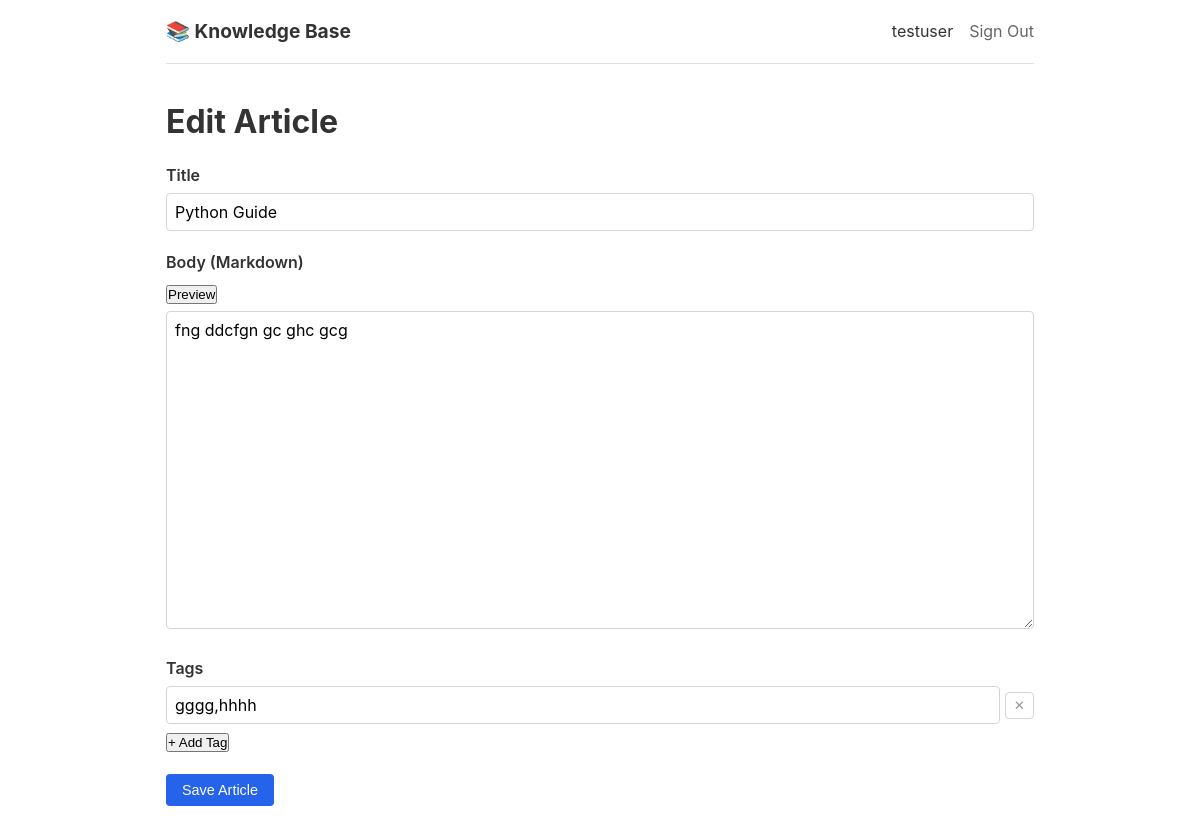
The page /articles/21/edit (signed in) on the database its author committed.
### app/models/user.py (models this page shows)
class User(Base):
    __tablename__ = "users"
    id: Mapped[int] = mapped_column(primary_key=True, autoincrement=True)
    name: Mapped[str] = mapped_column(String(100), unique=True, nullable=False)
    created_at: Mapped[datetime] = mapped_column(
        default=lambda: datetime.now(timezone.utc)
    )
    articles = relationship("Article", back_populates="author")
    edits = relationship("EditLog", back_populates="editor")

### app/models/article.py (models this page shows)
class Article(Base):
    __tablename__ = "articles"
    id: Mapped[int] = mapped_column(primary_key=True, autoincrement=True)
    title: Mapped[str] = mapped_column(String(200), nullable=False)
    body: Mapped[str] = mapped_column(Text, nullable=False)
    author_id: Mapped[int] = mapped_column(ForeignKey("users.id"), nullable=False)
    is_stale: Mapped[bool] = mapped_column(default=False)
    created_at: Mapped[datetime] = mapped_column(
        default=lambda: datetime.now(timezone.utc)
    )
    updated_at: Mapped[datetime] = mapped_column(
        default=lambda: datetime.now(timezone.utc),
        onupdate=lambda: datetime.now(timezone.utc),
    )
    author = relationship("User", back_populates="articles")
    tags = relationship("Tag", secondary=article_tag, lazy="selectin")
    edit_logs = relationship(
        "EditLog", back_populates="article", order_by="EditLog.edited_at.desc()"
    )

### app/models/tag.py (models this page shows)
class Tag(Base):
    __tablename__ = "tags"
    id: Mapped[int] = mapped_column(primary_key=True, autoincrement=True)
    name: Mapped[str] = mapped_column(String(50), unique=True, nullable=False)

### app/routes/articles.py (the view)
@router.get("/articles/{article_id}/edit", name="article_edit")
def get_edit_form(
    request: Request,
    article_id: int,
    user=Depends(require_auth),
    db: Session = Depends(get_db),
):
    article = get_article(db, article_id)
    if article is None:
        return HTMLResponse("Article not found", status_code=404)
    tag_values = [t.name for t in article.tags] or [""]
    return templates.TemplateResponse(
        request,
        "articles/form.html",
        context={
            "user": user,
            "article": article,
            "errors": {},
            "title_value": article.title,
            "body_value": article.body,
            "tag_values": tag_values,
        },
    )

### app/templates/articles/form.html (shortened to what this page needs)
{% extends "base.html" %}
{% block content %}
<h1>{% if article %}Edit Article{% else %}New Article{% endif %}</h1>
<form
    method="post"
    action="{% if article %}/articles/{{ article.id }}/edit{% else %}/articles{% endif %}"
    data-testid="article-form"
>
    <div class="form-group">
        <label for="title">Title</label>
        <input
            type="text"
            id="title"
            name="title"
            maxlength="200"
            value="{{ title_value | default('', true) }}"
            required
            data-testid="article-title-input"
        >
    </div>
    <div class="form-group">
        <label for="body">Body (Markdown)</label>
        <div class="editor-controls">
            <button
                type="button"
                id="preview-btn"
                onclick="togglePreview()"
                data-testid="preview-toggle-button"
            >Preview</button>
        </div>
        <textarea
            id="body"
            name="body"
            rows="15"
            maxlength="50000"
            required
            data-testid="article-body-input"
        >{{ body_value | default('', true) }}</textarea>
    </div>
    <div class="form-group">
        <label>Tags</label>
        <div id="tag-fields" data-testid="tag-fields">
            {% for tag_val in tag_values %}
                <div class="tag-field">
                    <input
                        type="text"
                        name="tags"
                        maxlength="50"
                        value="{{ tag_val }}"
                        placeholder="Tag name"
                        data-testid="tag-input"
                    >
                    <button type="button" onclick="this.parentElement.remove()" class="remove-tag" data-testid="remove-tag-button">✕</button>
                </div>
            {% endfor %}
        </div>
        <button
            type="button"
            hx-get="/articles/tag-field"
            hx-target="#tag-fields"
            hx-swap="beforeend"
            data-testid="add-tag-button"
        >+ Add Tag</button>
    </div>
    <button type="submit" class="btn" data-testid="save-article-button">Save Article</button>
</form>
{% endblock %}

### app/templates/base.html (shortened to what this page needs)
<!DOCTYPE html>
<html lang="en">
<head>
    <link rel="stylesheet" href="/static/style.css">
</head>
<body>
    <nav data-testid="main-nav">
        <div class="nav-brand">
            <a href="/" data-testid="nav-home-link">📚 Knowledge Base</a>
        </div>
        <div class="nav-links">
            {% if request.session.get("user_id") %}
                <span data-testid="nav-user-name">{{ request.session.get("user_name", "") }}</span>
                <a href="/signout" data-testid="nav-signout-link">Sign Out</a>
            {% else %}
                <a href="/signin" data-testid="nav-signin-link">Sign In</a>
            {% endif %}
        </div>
    </nav>
    <main>
        {% block content %}{% endblock %}
    </main>
</body>
</html>

### app/static/style.css (style rules this page uses)
* { margin: 0; padding: 0; box-sizing: border-box; }
body { font-family: -apple-system, BlinkMacSystemFont, "Segoe UI", Roboto, sans-serif; line-height: 1.6; color: #333; max-width: 900px; margin: 0 auto; padding: 0 1rem; }
nav { display: flex; justify-content: space-between; align-items: center; padding: 1rem 0; border-bottom: 1px solid #e0e0e0; margin-bottom: 2rem; }
.nav-brand a { font-size: 1.2rem; font-weight: bold; text-decoration: none; color: #333; }
.nav-links { display: flex; gap: 1rem; align-items: center; }
.nav-links a { color: #666; text-decoration: none; }
main { padding-bottom: 3rem; }
h1 { margin-bottom: 1rem; }
.btn { display: inline-block; padding: 0.5rem 1rem; background: #2563eb; color: #fff; text-decoration: none; border-radius: 4px; border: none; cursor: pointer; font-size: 0.9rem; }
.form-group { margin-bottom: 1.2rem; }
.form-group label { display: block; font-weight: 600; margin-bottom: 0.3rem; }
.form-group input[type="text"], .form-group textarea { width: 100%; padding: 0.5rem; border: 1px solid #d1d5db; border-radius: 4px; font-size: 1rem; font-family: inherit; }
.form-group textarea { resize: vertical; }
.editor-controls { margin-bottom: 0.3rem; }
.tag-field { display: flex; gap: 0.3rem; margin-bottom: 0.3rem; align-items: center; }
.tag-field input { flex: 1; }
.remove-tag { background: none; border: 1px solid #d1d5db; border-radius: 4px; cursor: pointer; padding: 0.3rem 0.5rem; color: #999; }

### rows shown on the page
User: session.get "testuser"
Article: title "Python Guide", body "fng ddcfgn gc ghc gcg"
Tag: tags "gggg,hhhh"
